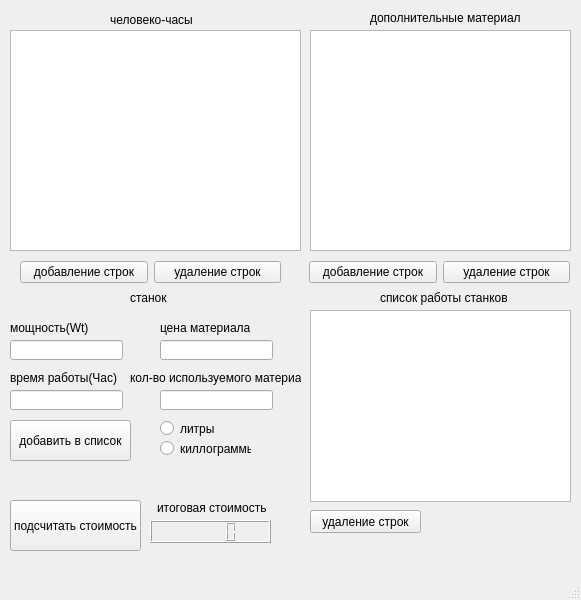
<?xml version="1.0" encoding="UTF-8"?>
<ui version="4.0">
 <class>MainWindow</class>
 <widget class="QMainWindow" name="MainWindow">
  <property name="geometry">
   <rect>
    <x>0</x>
    <y>0</y>
    <width>581</width>
    <height>600</height>
   </rect>
  </property>
  <property name="windowTitle">
   <string>MainWindow</string>
  </property>
  <widget class="QWidget" name="centralwidget">
   <widget class="QPushButton" name="pushButton">
    <property name="geometry">
     <rect>
      <x>10</x>
      <y>500</y>
      <width>131</width>
      <height>51</height>
     </rect>
    </property>
    <property name="text">
     <string>подсчитать стоимость</string>
    </property>
   </widget>
   <widget class="QTableView" name="tableView">
    <property name="geometry">
     <rect>
      <x>10</x>
      <y>30</y>
      <width>291</width>
      <height>221</height>
     </rect>
    </property>
   </widget>
   <widget class="QLabel" name="label">
    <property name="geometry">
     <rect>
      <x>110</x>
      <y>10</y>
      <width>171</width>
      <height>20</height>
     </rect>
    </property>
    <property name="text">
     <string>человеко-часы</string>
    </property>
   </widget>
   <widget class="QLabel" name="label_3">
    <property name="geometry">
     <rect>
      <x>130</x>
      <y>290</y>
      <width>51</width>
      <height>16</height>
     </rect>
    </property>
    <property name="text">
     <string>станок</string>
    </property>
   </widget>
   <widget class="QLineEdit" name="lineEdit">
    <property name="geometry">
     <rect>
      <x>10</x>
      <y>340</y>
      <width>113</width>
      <height>20</height>
     </rect>
    </property>
   </widget>
   <widget class="QLineEdit" name="lineEdit_2">
    <property name="geometry">
     <rect>
      <x>160</x>
      <y>340</y>
      <width>113</width>
      <height>20</height>
     </rect>
    </property>
   </widget>
   <widget class="QLineEdit" name="lineEdit_3">
    <property name="geometry">
     <rect>
      <x>10</x>
      <y>390</y>
      <width>113</width>
      <height>20</height>
     </rect>
    </property>
   </widget>
   <widget class="QLineEdit" name="lineEdit_4">
    <property name="geometry">
     <rect>
      <x>160</x>
      <y>390</y>
      <width>113</width>
      <height>20</height>
     </rect>
    </property>
   </widget>
   <widget class="QLabel" name="label_4">
    <property name="geometry">
     <rect>
      <x>10</x>
      <y>320</y>
      <width>111</width>
      <height>16</height>
     </rect>
    </property>
    <property name="text">
     <string>мощность(Wt)</string>
    </property>
   </widget>
   <widget class="QLabel" name="label_5">
    <property name="geometry">
     <rect>
      <x>10</x>
      <y>370</y>
      <width>111</width>
      <height>16</height>
     </rect>
    </property>
    <property name="text">
     <string>время работы(Час)</string>
    </property>
   </widget>
   <widget class="QLabel" name="label_6">
    <property name="geometry">
     <rect>
      <x>160</x>
      <y>320</y>
      <width>111</width>
      <height>16</height>
     </rect>
    </property>
    <property name="text">
     <string>цена материала</string>
    </property>
   </widget>
   <widget class="QLabel" name="label_7">
    <property name="geometry">
     <rect>
      <x>130</x>
      <y>370</y>
      <width>171</width>
      <height>16</height>
     </rect>
    </property>
    <property name="text">
     <string>кол-во используемого материала</string>
    </property>
   </widget>
   <widget class="QRadioButton" name="radioButton">
    <property name="geometry">
     <rect>
      <x>160</x>
      <y>420</y>
      <width>82</width>
      <height>17</height>
     </rect>
    </property>
    <property name="text">
     <string>литры</string>
    </property>
   </widget>
   <widget class="QRadioButton" name="radioButton_2">
    <property name="geometry">
     <rect>
      <x>160</x>
      <y>440</y>
      <width>91</width>
      <height>17</height>
     </rect>
    </property>
    <property name="text">
     <string>киллограммы</string>
    </property>
   </widget>
   <widget class="QTableWidget" name="tableWidget">
    <property name="geometry">
     <rect>
      <x>310</x>
      <y>30</y>
      <width>261</width>
      <height>221</height>
     </rect>
    </property>
   </widget>
   <widget class="QLabel" name="label_8">
    <property name="geometry">
     <rect>
      <x>370</x>
      <y>10</y>
      <width>151</width>
      <height>16</height>
     </rect>
    </property>
    <property name="text">
     <string>дополнительные материалы</string>
    </property>
   </widget>
   <widget class="QWidget" name="horizontalLayoutWidget">
    <property name="geometry">
     <rect>
      <x>309</x>
      <y>260</y>
      <width>261</width>
      <height>25</height>
     </rect>
    </property>
    <layout class="QHBoxLayout" name="horizontalLayout">
     <item>
      <widget class="QPushButton" name="mat_add">
       <property name="text">
        <string>добавление строк</string>
       </property>
      </widget>
     </item>
     <item>
      <widget class="QPushButton" name="mat_del">
       <property name="text">
        <string>удаление строк</string>
       </property>
      </widget>
     </item>
    </layout>
   </widget>
   <widget class="QWidget" name="horizontalLayoutWidget_2">
    <property name="geometry">
     <rect>
      <x>20</x>
      <y>260</y>
      <width>261</width>
      <height>25</height>
     </rect>
    </property>
    <layout class="QHBoxLayout" name="horizontalLayout_2">
     <item>
      <widget class="QPushButton" name="mh_add">
       <property name="text">
        <string>добавление строк</string>
       </property>
      </widget>
     </item>
     <item>
      <widget class="QPushButton" name="mh_del">
       <property name="text">
        <string>удаление строк</string>
       </property>
      </widget>
     </item>
    </layout>
   </widget>
   <widget class="QLabel" name="label_2">
    <property name="geometry">
     <rect>
      <x>157</x>
      <y>500</y>
      <width>121</width>
      <height>16</height>
     </rect>
    </property>
    <property name="text">
     <string>итоговая стоимость</string>
    </property>
   </widget>
   <widget class="QLCDNumber" name="lcdNumber">
    <property name="geometry">
     <rect>
      <x>150</x>
      <y>520</y>
      <width>121</width>
      <height>23</height>
     </rect>
    </property>
   </widget>
   <widget class="QPushButton" name="pushButton_6">
    <property name="geometry">
     <rect>
      <x>10</x>
      <y>420</y>
      <width>121</width>
      <height>41</height>
     </rect>
    </property>
    <property name="text">
     <string>добавить в список</string>
    </property>
   </widget>
   <widget class="QTableView" name="tableView_2">
    <property name="geometry">
     <rect>
      <x>310</x>
      <y>310</y>
      <width>261</width>
      <height>192</height>
     </rect>
    </property>
   </widget>
   <widget class="QPushButton" name="pushButton_7">
    <property name="geometry">
     <rect>
      <x>310</x>
      <y>510</y>
      <width>111</width>
      <height>23</height>
     </rect>
    </property>
    <property name="text">
     <string>удаление строк</string>
    </property>
   </widget>
   <widget class="QLabel" name="label_9">
    <property name="geometry">
     <rect>
      <x>380</x>
      <y>290</y>
      <width>131</width>
      <height>16</height>
     </rect>
    </property>
    <property name="text">
     <string>список работы станков</string>
    </property>
   </widget>
  </widget>
  <widget class="QMenuBar" name="menubar">
   <property name="geometry">
    <rect>
     <x>0</x>
     <y>0</y>
     <width>581</width>
     <height>21</height>
    </rect>
   </property>
  </widget>
  <widget class="QStatusBar" name="statusbar"/>
 </widget>
 <resources/>
 <connections/>
</ui>
